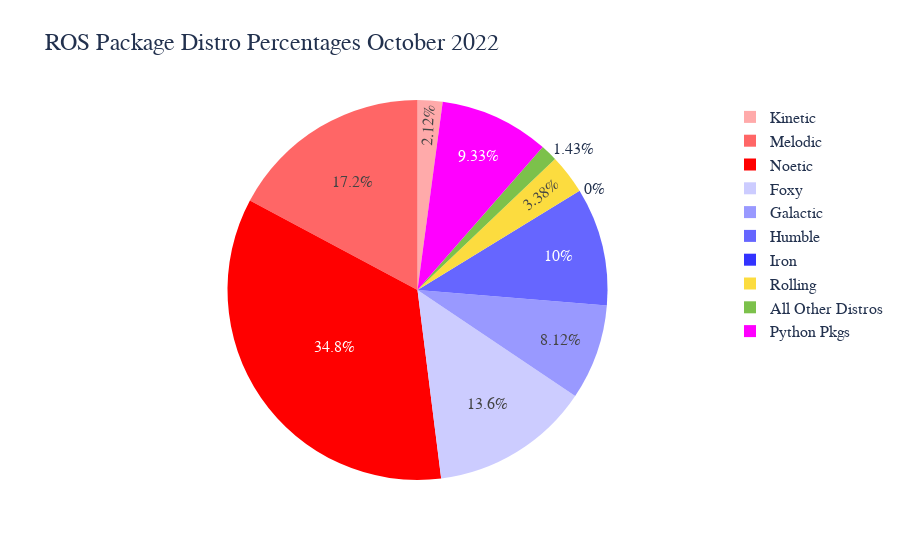

The code cell stored with this chart in its notebook:
### Code cell
trace1 = go.Pie(values= temp[last_year], labels = temp["name"],title="",sort= False)
layout = go.Layout(title="ROS Package Distro Percentages {0} {1}".format(last_month,last_year))
fig = go.Figure(data=trace1, layout=layout)


fig.update_layout(
    font_family="Arial",
    font_color="#22314E",
    font_size=16,
    title_font_size = 24,
    title_font_family="Arial",
    title_font_color="#22314E"
)

fig.update_traces(marker=dict(colors=['#FFAAAA','#FF6666','#FF0000','#CCCCFF','#9999FF',
                                      '#6666FF','#3333FF','#fcdc3f',"#7cc14b","#FF00FF"]))

fig.show()

### Figure 1 — Plotly figure (JSON) as saved in the notebook; plotly's stock layout.template omitted (floating-point values rounded to 4 significant figures)
{"data": [{"labels": ["Kinetic", "Melodic", "Noetic", "Foxy", "Galactic", "Humble", "Iron", "Rolling", "All Other Distros", "Python Pkgs"], "marker": {"colors": ["#FFAAAA", "#FF6666", "#FF0000", "#CCCCFF", "#9999FF", "#6666FF", "#3333FF", "#fcdc3f", "#7cc14b", "#FF00FF"]}, "sort": false, "title": {"text": ""}, "type": "pie", "values": [2.12, 17.19, 34.8, 13.59, 8.12, 10.04, 0, 3.38, 1.43, 9.33]}], "layout": {"font": {"color": "#22314E", "family": "Arial", "size": 16}, "title": {"font": {"color": "#22314E", "family": "Arial", "size": 24}, "text": "ROS Package Distro Percentages October 2022"}}}
